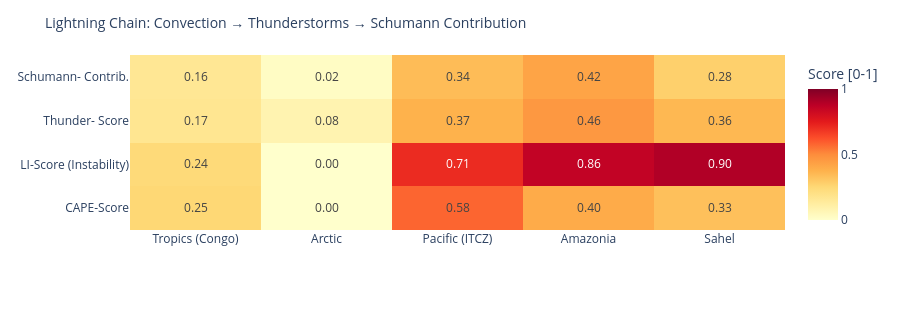

The cell this chart's notebook holds for it:
### Code cell
# ============================================================
# LIGHTNING CHAIN: Convection → Thunderstorms → Schumann
# Shows the causal chain per measurement point as heatmap
# ============================================================

def cape_score(v):
    """CAPE → normalized score [0,1]"""
    if v is None or pd.isna(v): return 0.0
    return min(1.0, float(v) / 3000)

def li_score(v):
    """Lifted Index: negative = unstable → score [0,1]"""
    if v is None or pd.isna(v): return 0.3
    return min(1.0, max(0.0, (-float(v) + 6) / 12))

def cloud_score(v):
    if v is None or pd.isna(v): return 0.3
    return float(v) / 100

def thunder_score(row):
    """Kombinierter Gewitterwahrscheinlichkeits-Score
    CAPE + LI + Bedeckung + WMO-Gewitter + konvektiver Niederschlag (showers)
    Hinweis: X-Ray und Kp sind kein Bestandteil – nur geomagn./solarer Kontext.
    """
    cs = cape_score(row.get('cape'))
    ls = li_score(row.get('li'))
    cl = cloud_score(row.get('cloud'))
    t  = 1.0 if row.get('thunderstorm') else 0.0
    # Convective precipitation (showers) as additional indicator
    sh = min(1.0, (row.get('showers') or 0) / 5.0)
    return round(cs * 0.30 + ls * 0.25 + cl * 0.15 + t * 0.20 + sh * 0.10, 3)

def schumann_contribution(t_score, lat):
    """Schumann contribution: higher in tropics (±30°), scaled by thunderstorm score"""
    lat_weight = max(0.3, 1.0 - abs(lat) / 60)
    return round(t_score * lat_weight, 3)

df_atm['cape_score']   = df_atm.apply(lambda r: cape_score(r['cape']), axis=1)
df_atm['li_score']     = df_atm.apply(lambda r: li_score(r['li']),    axis=1)
df_atm['thunder_score']= df_atm.apply(lambda r: thunder_score(r.to_dict()), axis=1)
df_atm['schumann_contribution'] = df_atm.apply(
    lambda r: schumann_contribution(r['thunder_score'], r['lat']), axis=1)

metrics = ['cape_score', 'li_score', 'thunder_score', 'schumann_contribution']
labels  = ['CAPE-Score', 'LI-Score\n(Instability)', 'Thunder-\nScore', 'Schumann-\nContrib.']
z_data  = [df_atm[m].tolist() for m in metrics]

fig = go.Figure(go.Heatmap(
    z=z_data,
    x=df_atm['point'].tolist(),
    y=labels,
    colorscale='YlOrRd',
    zmin=0, zmax=1,
    text=[[f'{v:.2f}' for v in row] for row in z_data],
    texttemplate='%{text}', textfont=dict(size=12),
    colorbar=dict(title='Score [0-1]')
))
fig.update_layout(
    title=dict(text='Lightning Chain: Convection → Thunderstorms → Schumann Contribution', font=dict(size=14)),
    height=310,
    plot_bgcolor='rgba(0,0,0,0)', paper_bgcolor='rgba(0,0,0,0)',
    margin=dict(l=130, r=80, t=55, b=80)
)
fig.show()

### Figure 1 — Plotly figure (JSON) as saved in the notebook; plotly's stock layout.template omitted (floating-point values rounded to 4 significant figures)
{"data": [{"colorbar": {"title": {"text": "Score [0-1]"}}, "colorscale": [[0.0, "rgb(255,255,204)"], [0.125, "rgb(255,237,160)"], [0.25, "rgb(254,217,118)"], [0.375, "rgb(254,178,76)"], [0.5, "rgb(253,141,60)"], [0.625, "rgb(252,78,42)"], [0.75, "rgb(227,26,28)"], [0.875, "rgb(189,0,38)"], [1.0, "rgb(128,0,38)"]], "text": [["0.25", "0.00", "0.58", "0.40", "0.33"], ["0.24", "0.00", "0.71", "0.86", "0.90"], ["0.17", "0.08", "0.37", "0.46", "0.36"], ["0.16", "0.02", "0.34", "0.42", "0.28"]], "textfont": {"size": 12}, "texttemplate": "%{text}", "type": "heatmap", "x": ["Tropics (Congo)", "Arctic", "Pacific (ITCZ)", "Amazonia", "Sahel"], "y": ["CAPE-Score", "LI-Score\n(Instability)", "Thunder-\nScore", "Schumann-\nContrib."], "z": [[0.2533, 0.0, 0.58, 0.4, 0.33], [0.2417, 0.0, 0.7083, 0.8583, 0.9], [0.171, 0.08, 0.374, 0.462, 0.357], [0.16, 0.024, 0.343, 0.423, 0.28]], "zmax": 1, "zmin": 0}], "layout": {"height": 310, "margin": {"b": 80, "l": 130, "r": 80, "t": 55}, "paper_bgcolor": "rgba(0,0,0,0)", "plot_bgcolor": "rgba(0,0,0,0)", "title": {"font": {"size": 14}, "text": "Lightning Chain: Convection → Thunderstorms → Schumann Contribution"}}}
